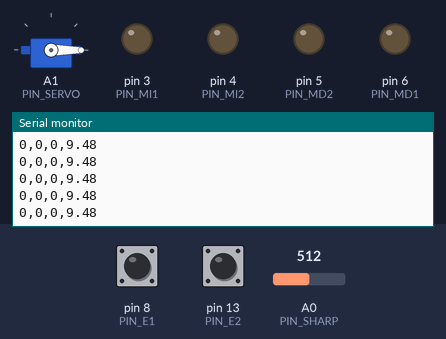
This sketch was run on a simulated Arduino Uno, built with avr-gcc and run on an emulated ATmega328P. Parts: servo, output pins drawn as LEDs (lit = HIGH), the last lines printed to the serial monitor. Inputs (shaded band) come from the test bench; at power-on: A0 (PIN_SHARP) = 512, pin 8 (PIN_E1) LOW, pin 13 (PIN_E2) LOW.

Above: at 1.5 s.
1.6 s: A0 (PIN_SHARP) set to 0
At 2.4 s:
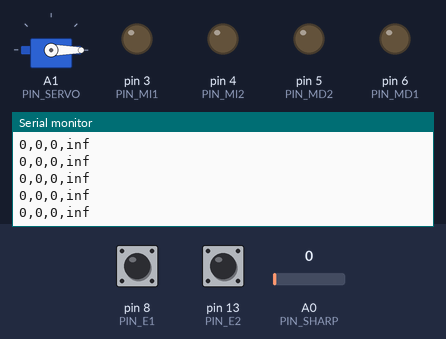
3.5 s: pin 8 (PIN_E1) pulsed HIGH 5 times (0.12 s each, 0.3 s apart)
At 4.0 s:
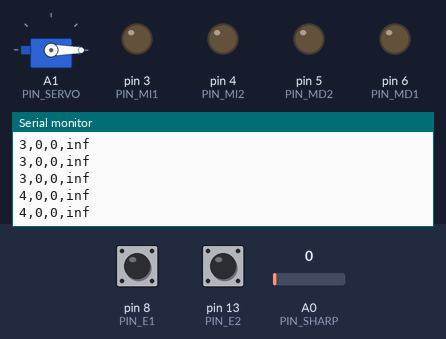
8.0 s: A0 (PIN_SHARP) set to 122
At 8.8 s:
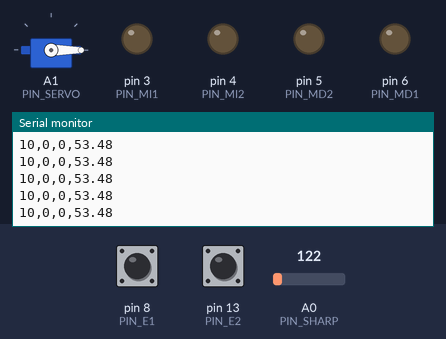
11.0 s: pin 13 (PIN_E2) pulsed HIGH 5 times (0.12 s each, 0.3 s apart)
At 12.0 s:
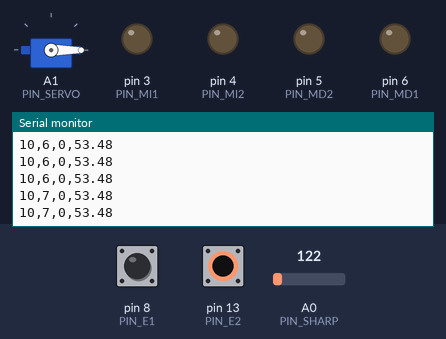
Timing chart, 0 to 14.0 s (numbered marks = the images above; inputs shaded):
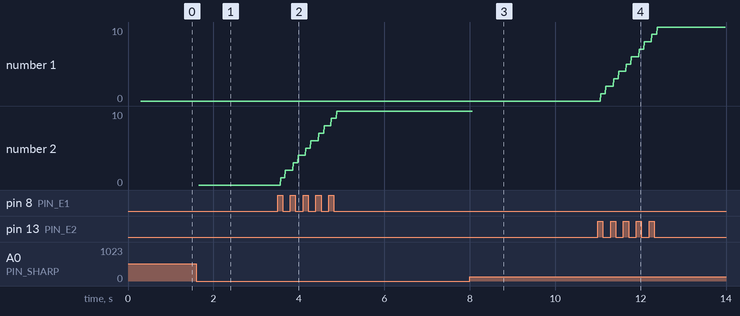

The sketch:

tres_en_uno_v05.ino
```cpp
// Robot Móvil con IA
// Equipo Dinamita
// Recibe 2 tipos de comandos por puerto serial: mover llantas y mover servo
// Envía contadores de encoders

// Historial de versiones
// v0.1 Mantiene motores girando en una dirección, muestra pulsos y lectura de distancia
// v0.2 ???
// v0.3 Envía conteo de pulsos y recibe comandos para movimiento
// v0.4 Corrección de bug en el que los motores no se detienen
// v0.4.1 Hacer que el servo rote continuamente
// v0.4.2 Calcular la posición meta usando el contador actual no la meta anterior
// v0.5 Interpreta 2 tipos de comandos: mover llantas y mover servo

// definición de pines
#define PIN_E1 8  //encoder 1
#define PIN_E2 13 //encoder 2
#define PIN_MI1 3  //motor izquierdo 1
#define PIN_MI2 4  //motor izquierdo 2
#define PIN_MD1 6  //motor derecho 1
#define PIN_MD2 5  //motor derecho 2
#define PIN_SHARP A0 //sensor sharp
#define PIN_SERVO A1 //servomotor

// crear objeto para el sensor Sharp
#include "Sharp.h"
Sharp sharp1(PIN_SHARP);

// crear objetos para encoders
#include "Encoder.h"
Encoder encoder1(PIN_E1);
Encoder encoder2(PIN_E2);

// crear objeto para el servo
#include <Servo.h>
Servo myservo;

// Variables globales
//int pos = 0; // posición del servo en grados (ya no se usa)
//int incre = 2; //incremento de posición del servo (ya no se usa)
int pos_final_servo = 0; //posición en grados
int pwm_i = 0; //pwm aplicado al motor izquierdo
int pwm_d = 0; //pwm aplicado al motor derecho
int delta_i = 0; //pulsos que debe sumar o restar el encoder izquierdo
int delta_d = 0; //pulsos que debe sumar o restar el encoder derecho
int meta_i = 0; //posición a la que debe llegar la rueda izquierda
int meta_d = 0; //posición a la que debe llegar la rueda derecha

// buffers para recibir valores por el puerto serial
// Los comandos son número enteros separados por coma,
// para indicar el final de la cadena se usa salto de línea (\n)
char buffer_entrada[8]; //buffer de entrada
byte buffer_pos = 0; //posición dentro del buffer
int  arr_int[4]; //para guardar valores convertidos a enteros
byte arr_pos = 0; //posición en el array de enteros

void setup() {
  // entradas para encoders
  pinMode(PIN_E1, INPUT);
  pinMode(PIN_E2, INPUT);

  // salidas para motores
  pinMode(PIN_MI1, OUTPUT); //izq 1
  pinMode(PIN_MI2, OUTPUT); //izq 2
  pinMode(PIN_MD1, OUTPUT); //der 1
  pinMode(PIN_MD2, OUTPUT); //der 2

  // asignar pin al servo
  myservo.attach(PIN_SERVO);
  myservo.write(0);

  // iniciar comunicación serial
  Serial.begin(9600);

  //debug
  //pinMode(13, OUTPUT);
  // inicializar encoders
  encoder1.e = digitalRead(PIN_E1); //estado actual del encoder
  encoder1.ePrev = encoder1.e; //estado previo igual al actual
  encoder2.e = digitalRead(PIN_E2); //estado actual del encoder
  encoder2.ePrev = encoder2.e; //estado previo igual al actual
  delay(300);
}

void loop() {
  // Recibir datos por puerto serial
  while (Serial.available() > 0) {//si hay datos disponibles
    char c = Serial.read(); //obtener 1 caracter

    if (c == '\n') { //si el caracter es salto de línea
      buffer_entrada[buffer_pos] = 0; //agregar null terminator
      buffer_pos = 0; //volver al inicio del buffer
      arr_pos = 0; //volver al inicio del array

      // se ha recibido una línea completa
      // ¿qué acción debe realizar el robot?
      // el buffer contiene ahora una letra, esa letra indica la acción
      switch (buffer_entrada[0])
      {
        case 'a': // mover llantas
          // asignar valores del array a variables delta y pwm
          delta_i = arr_int[0];
          delta_d = arr_int[1];
          pwm_i = arr_int[2];
          pwm_d = arr_int[3];

          // calcular posición meta
          meta_i = encoder1.cont + delta_i;
          meta_d = encoder2.cont + delta_d;
          break;

        case 'b': // mover servo
          pos_final_servo = arr_int[0];
          break;
      }
    }
    else if (c == ',') {//se el caracter es un separador
      buffer_entrada[buffer_pos] = 0; //agregar null terminator
      arr_int[arr_pos] = atoi(buffer_entrada); // convertir buffer a entero
      buffer_pos = 0; //volver al inicio del buffer
      arr_pos ++; //incrementar posición en array
    }
    else { //es un número o letra
      buffer_entrada[buffer_pos] = c; //agregar caracter al buffer
      buffer_pos ++; //incrementar posición
    }
  } //fin  while Serial.available

  // Mover motor izquierdo
  if (delta_i < 0 and encoder1.cont > meta_i) {//reversa
    analogWrite(PIN_MI1, 0);
    analogWrite(PIN_MI2, pwm_i);
  }
  else if (delta_i > 0 and encoder1.cont < meta_i) {//adelante
    analogWrite(PIN_MI1, pwm_i);
    analogWrite(PIN_MI2, 0);
  }
  else {//detener motores
    analogWrite(PIN_MI1, 0);
    analogWrite(PIN_MI2, 0);
  }

  // Mover motor derecho
  if (delta_d < 0 and encoder2.cont > meta_d) {//reversa
    analogWrite(PIN_MD1, 0);
    analogWrite(PIN_MD2, pwm_d);
  }
  else if (delta_d > 0 and encoder2.cont < meta_d) {//adelante
    analogWrite(PIN_MD1, pwm_d);
    analogWrite(PIN_MD2, 0);
  }
  else {//detener motores
    analogWrite(PIN_MD1, 0);
    analogWrite(PIN_MD2, 0);
  }

  // Detectar pulsos
  encoder1.pulso( delta_i);
  encoder2.pulso( delta_d);

  // rotar servo
  myservo.write(pos_final_servo); //mover servo a la nueva posición
  //pos += incre; //sumar incremento
  //myservo.write(pos / 10); //mover servo a la nueva posición
  //if ((pos <= 0) or (pos >= 1800)) { //si llega al limite
  //  incre *= -1; //incremento cambia de signo
  //}

  // Enviar información de encoders, servo y sensor
  // Valores separados por comas
  Serial.print(encoder1.cont);
  Serial.print(',');
  Serial.print(encoder2.cont);
  Serial.print(',');
  Serial.print(pos_final_servo);
  Serial.print(',');
  Serial.println(sharp1.distancia(10)); //aquí se mide la distancia

  delay(7); //retardo entre loops
}

// Fin del programa :)
```

Encoder.h
```cpp
class Encoder
{
  public:
    int pin; //pin al que esta conectado
    byte e = 0; //estado
    byte ePrev = 0; //estado previo
    int cont = 0; //contador de pulsos
    int signo = 1; //indica el signo de la rotación (positivo o negativo, avance o reversa)

    //ctor
    Encoder (int p): pin(p) {}

    //método para detectar pulso
    byte pulso(int s) {
      if (s > 0) signo = 1; //obtener signo de rotación
      if (s < 0) signo = -1;

      e = digitalRead(pin); //estado actual
      byte r = (e != ePrev); //comparar con el estado previo

      if (r == true) //si el estado cambió
        cont += signo; //sumar o restar al contador de pulsos

      ePrev = e; //actualizar estado previo
      return r; //devolver resultado
    }
};
```

Sharp.h
```cpp
class Sharp {
  public:
    int pin; //pin al que está conectado
    //float d; //distancia en cm

    //ctor
    Sharp (int p): pin(p) {}

    //método para leer distancia
    //toma n muestras y obtiene el promedio
    //después usa una función exponencial para calcular la distancia en cm
    float distancia(int n)
    {
      long suma = 0;
      for (int i = 0; i < n; i++)
      {
        suma = suma + analogRead(pin);
      }
      float adc = suma / n;
      float distancia_cm = 17569.7 * pow(adc, -1.2062);
      return (distancia_cm);
    }
};
```

Measured:
- after the input at 1.6 s, the serial monitor: prints a new line after 0.06 s (image 1)
- after the input at 3.5 s, the serial monitor: prints a new line after 0.07 s (image 2)
- after the input at 8.0 s, the serial monitor: prints a new line after 0.07 s (image 3)
- after the input at 11.0 s, the serial monitor: prints a new line after 0.07 s (image 4)
- plotted number 2: 0 → 10 after the input at 3.5 s
